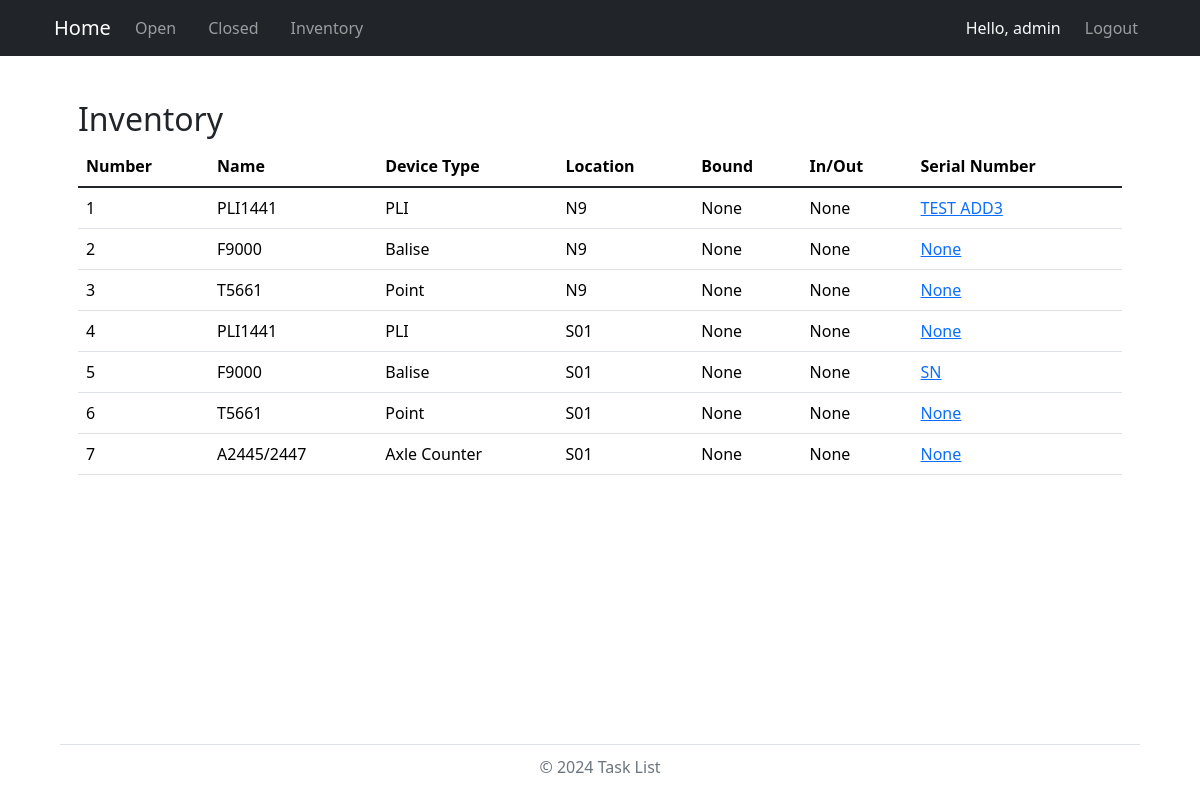
Page /inventory (signed in) on the earlier database version.
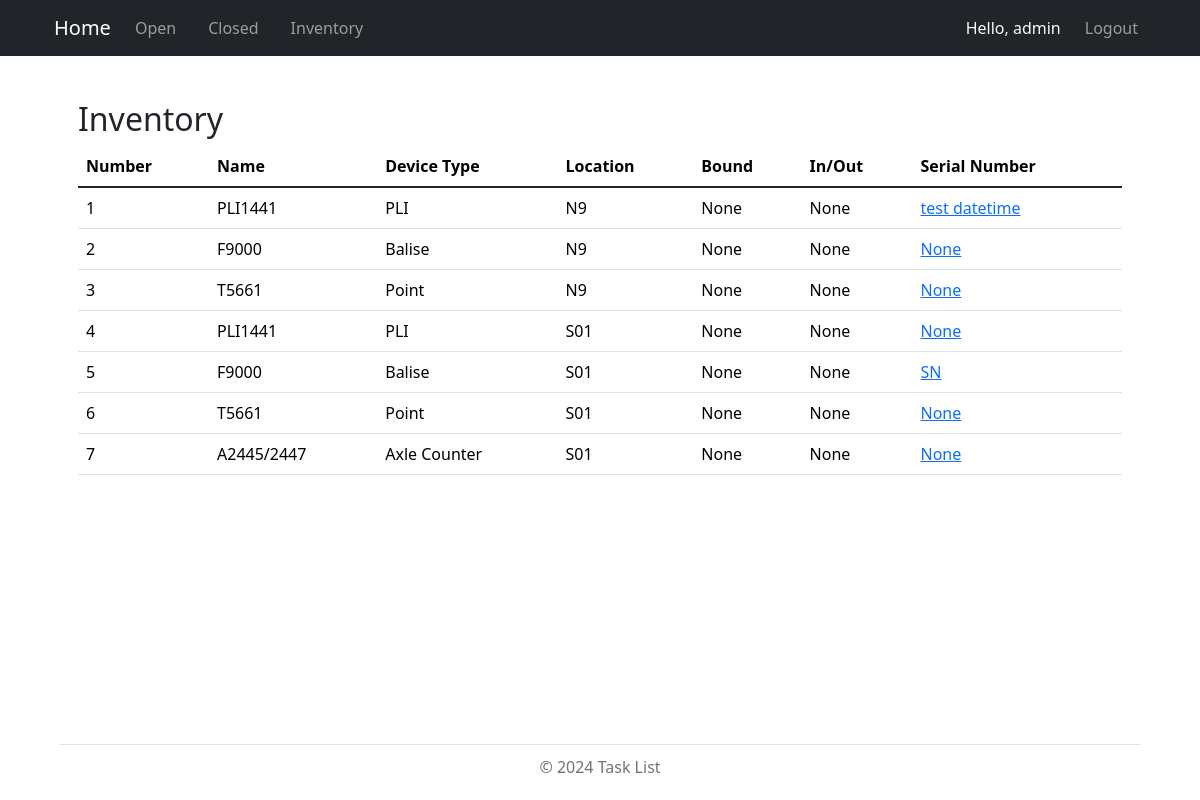
Same page on the later database version.
### models.py (models this page shows, shortened)
class DeviceName(db.Model):
    id = db.Column(db.Integer, primary_key=True)
    name = db.Column(db.String(100), nullable=False)
    device_type_id = db.Column(db.Integer, db.ForeignKey('device_type.id'), nullable=False)
    location_id = db.Column(db.Integer, db.ForeignKey('location.id'), nullable=False)
    device_type = db.relationship('DeviceType', backref=db.backref('device_names', lazy=True))
    location = db.relationship('Location', backref=db.backref('device_names', lazy=True))
    bound = db.Column(db.String(100), nullable=True)
    inandout = db.Column(db.String(100), nullable=True)
    serial_number = db.Column(db.String(100), nullable=True)

class DeviceType(db.Model):
    id = db.Column(db.Integer, primary_key=True)
    name = db.Column(db.String(50), nullable=False)
    line_id = db.Column(db.Integer, db.ForeignKey('line.id'), nullable=False)
    line = db.relationship('Line', backref=db.backref('device_types', lazy=True))

class Location(db.Model):
    id = db.Column(db.Integer, primary_key=True)
    name = db.Column(db.String(50), nullable=False)
    line_id = db.Column(db.Integer, db.ForeignKey('line.id'), nullable=False)
    line = db.relationship('Line', backref=db.backref('locations', lazy=True))

### routes.py (the view)
    @app.route('/inventory')
    @login_required
    def inventory():
        devices = DeviceName.query.all()
        return render_template("inventory.html", devices=devices)

### app.py (called while the page is built)
@login_manager.user_loader
def load_user(user_id):      # โหลดผู้ใช้จากฐานข้อมูลตาม user_id
    return User.query.get(int(user_id))

### templates/inventory.html (shortened to what this page needs)
{% import "bootstrap/wtf.html" as wtf %}
{% extends "layout.html" %}
{% block content %}
<!DOCTYPE html>
<html lang="en">
<head>
    <link rel="stylesheet" href="https://cdn.jsdelivr.net/npm/bootstrap@5.1.3/dist/css/bootstrap.min.css">
    <link rel="stylesheet" href="https://cdn.jsdelivr.net/npm/bootstrap-table/dist/bootstrap-table.min.css">
</head>
<body>
<div class="container">
    <br>
    <h2>Inventory</h2>
    {% if devices %}
    <table data-toggle="table"
           data-search="true"
           data-pagination="true"
           data-page-list="[10, 25, 50, 100, all]"
           class="table">
        <thead>
            <tr>
                <th data-sortable="true" data-field="number">Number</th>
                <th data-sortable="true" data-field="name">Name</th>
                <th data-sortable="true" data-field="device_type">Device Type</th>
                <th data-sortable="true" data-field="location_name">Location</th>
                <th data-sortable="true" data-field="bound">Bound</th>
                <th data-sortable="true" data-field="inandout">In/Out</th>
                <th data-sortable="true" data-field="serial_number">Serial Number</th>
            </tr>
        </thead>
        <tbody>
            {% for device in devices %}
            <tr>
                <td>{{ device.id }}</td>
                <td>{{ device.name }}</td>
                <td>{{ device.device_type.name if device.device_type else 'N/A' }}</td>
                <td>{{ device.location.name if device.location else 'N/A' }}</td>
                <td>{{ device.bound }}</td>
                <td>{{ device.inandout }}</td>
                <td>
                    <a href="{{ url_for('edit_serial_number', device_id=device.id) }}">
                        {{ device.serial_number or 'None' }}
                    </a>
                </td>
            </tr>
            {% endfor %}
        </tbody>
    </table>
    {% endif %}
</div>
</body>
</html>
{% endblock %}

Differences in the rows shown:
changed DeviceName id 1: serial_number "TEST ADD3" → "test datetime"
